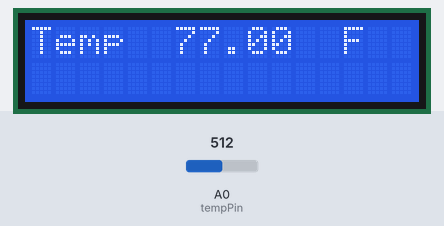
A sketch run on a simulated Arduino Uno, built with avr-gcc and run on an emulated ATmega328P. Parts: 16×2 character LCD. Inputs (shaded band) come from the test bench; at power-on: A0 (tempPin) = 512. What the sketch prints to the serial monitor is not drawn.

Above: at 1.2 s.
1.3 s: A0 (tempPin) set to 716
At 2.5 s:
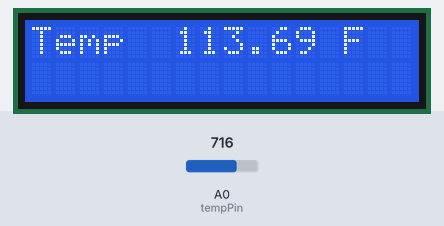
4.0 s: A0 (tempPin) set to 900
At 5.4 s:
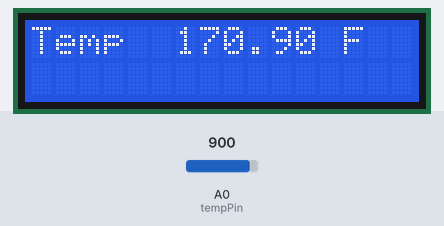
6.7 s: A0 (tempPin) set to 1023
At 8.7 s:
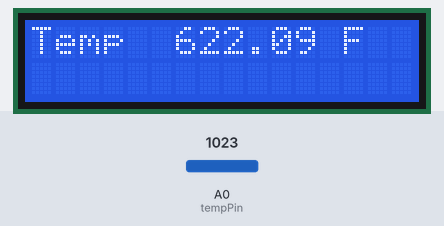
Timing chart, 0 to 10.2 s (numbered marks = the images above; inputs shaded):
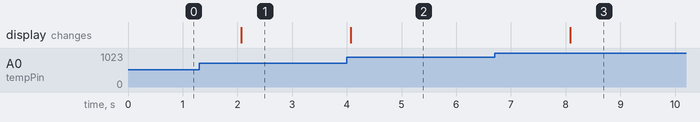

The sketch:

MyThermometer.ino
```cpp
// Original code by ELEGOO
// Modified code by Camilo Morales

// LiquidCrystal.h allows us to display the temperature on our LCD.
#include <LiquidCrystal.h>

// The resistance from our thermistor is read by pin A0.
int tempPin = 0;

// Initialize the index of our first data point.
int timeCounter = 0;

// Associates pins 7, ..., 12 to inputs on the LCD.
//                RS E  D4 D5  D6 D7
LiquidCrystal lcd(7, 8, 9, 10, 11, 12);

void setup()
{
  // Tells our Arduino that our display has 16 columns and 2 rows.
  lcd.begin(16, 2);

  // For printing in the serial monitor...
  Serial.begin(9600);
}
void loop()
{
  int tempReading = analogRead(tempPin);

  // tempK converts our resistance in ohms into temperature in Kelvins.
  double tempK = log(10000.0 * ((1024.0 / tempReading - 1)));

  // Approximate temperature in Kelvins...
  tempK = 1 / (0.001129148 + (0.000234125 + (0.0000000876741 * tempK * tempK )) * tempK );

  float tempC = tempK - 273.15;             // Convert Kelvin to Celcius
  float tempF = (tempC * 9.0) / 5.0 + 32.0; // Convert Celcius to Fahrenheit

  lcd.setCursor(0, 0);

  // Display the temperature in Fahrenheit.
  lcd.print("Temp         F  ");
  lcd.setCursor(6, 0);                      // Sets the cursor position to column 5 in the first row.
  lcd.print(tempF);                         // Display the termperature on the LCD.

  // Printing the termperatures at given times in the serial monitor.
  Serial.println("");
  Serial.print(timeCounter);
  Serial.print(", ");
  Serial.println(tempF);

  // Time intervals between data collection.
  delay(1000*2);

  timeCounter += 2;
}
```

Measured:
- after the input at 1.3 s, the display: changes after 0.77 s (image 1)
- after the input at 4.0 s, the display: changes after 0.08 s (image 2)
- after the input at 6.7 s, the display: changes after 1.4 s (image 3)
